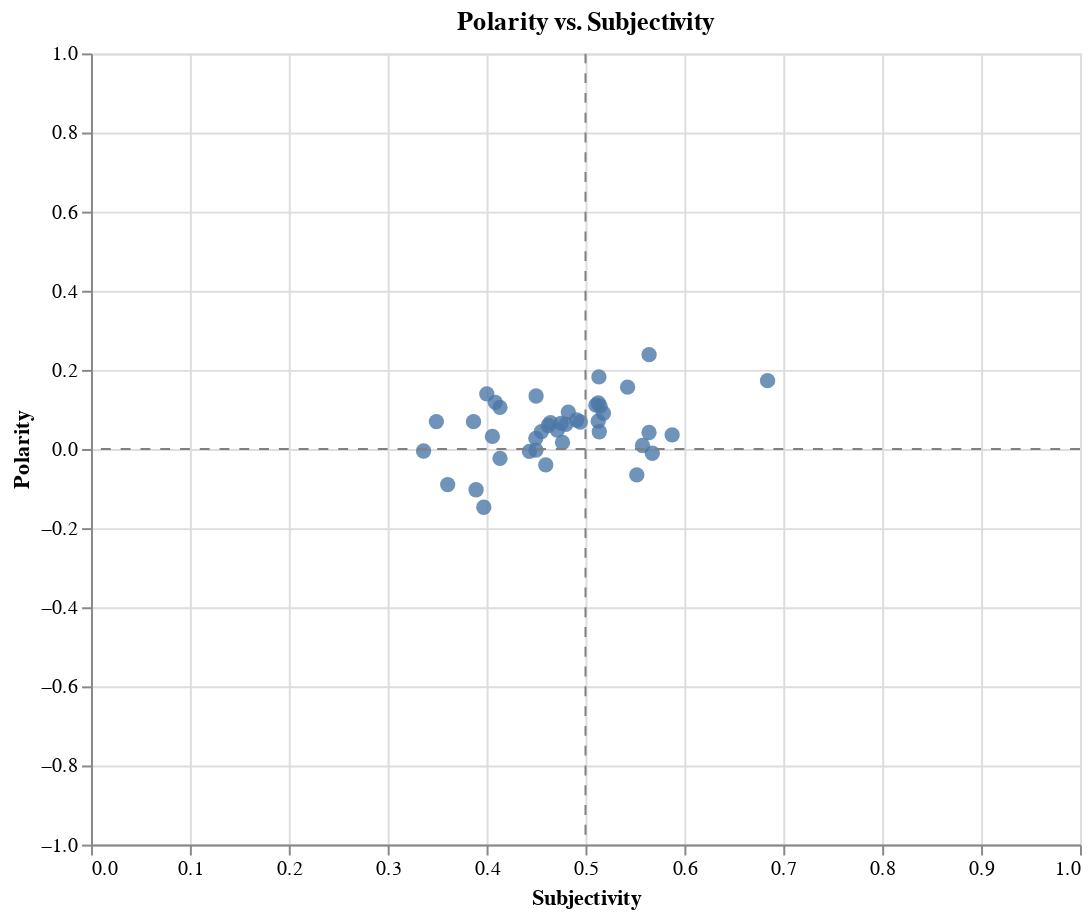

Notebook source saved alongside this figure:
### Code cell
sent_plot_df = df.reset_index()  # adds original index as a column

# Scatter plot with alpha and tooltip
scatter = (
    alt.Chart(sent_plot_df)
    .mark_circle(size=60, opacity=0.8)
    .encode(
        x=alt.X("subjectivity:Q", scale=alt.Scale(domain=[0, 1]), title="Subjectivity"),
        y=alt.Y("polarity:Q", scale=alt.Scale(domain=[-1, 1]), title="Polarity"),
        tooltip=["index:O", "title:N", "subjectivity:Q", "polarity:Q"],
    )
    .properties(width=500, height=400, title="Polarity vs. Subjectivity")
)

# Reference lines
vline = (
    alt.Chart(pd.DataFrame({"x": [0.5]}))
    .mark_rule(color="gray", strokeDash=[5, 5])
    .encode(x="x:Q")
)
hline = (
    alt.Chart(pd.DataFrame({"y": [0]}))
    .mark_rule(color="gray", strokeDash=[5, 5])
    .encode(y="y:Q")
)

# Combine
chart = (scatter + vline + hline).interactive()

chart

## TODO
# add mean value
# add comparative texts
